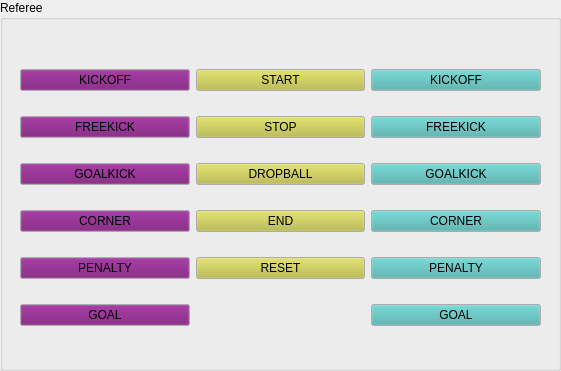
  <widget class="QGroupBox" name="referee">
   <property name="geometry">
    <rect>
     <x>460</x>
     <y>280</y>
     <width>561</width>
     <height>371</height>
    </rect>
   </property>
   <property name="title">
    <string>Referee</string>
   </property>
   <widget class="QWidget" name="layoutWidget">
    <property name="geometry">
     <rect>
      <x>20</x>
      <y>50</y>
      <width>521</width>
      <height>301</height>
     </rect>
    </property>
    <layout class="QGridLayout" name="gridLayout_2">
     <item row="0" column="0">
      <widget class="QPushButton" name="kickoffBtnM">
       <property name="palette">
        <palette>
         <active>
          <colorrole role="Button">
           <brush brushstyle="SolidPattern">
            <color alpha="255">
             <red>120</red>
             <green>18</green>
             <blue>118</blue>
            </color>
           </brush>
          </colorrole>
         </active>
         <inactive>
          <colorrole role="Button">
           <brush brushstyle="SolidPattern">
            <color alpha="255">
             <red>120</red>
             <green>18</green>
             <blue>118</blue>
            </color>
           </brush>
          </colorrole>
         </inactive>
         <disabled>
          <colorrole role="Button">
           <brush brushstyle="SolidPattern">
            <color alpha="255">
             <red>120</red>
             <green>18</green>
             <blue>118</blue>
            </color>
           </brush>
          </colorrole>
         </disabled>
        </palette>
       </property>
       <property name="autoFillBackground">
        <bool>false</bool>
       </property>
       <property name="styleSheet">
        <string notr="true"/>
       </property>
       <property name="text">
        <string>KICKOFF</string>
       </property>
      </widget>
     </item>
     <item row="0" column="1">
      <widget class="QPushButton" name="startBtn">
       <property name="palette">
        <palette>
         <active>
          <colorrole role="Button">
           <brush brushstyle="SolidPattern">
            <color alpha="255">
             <red>190</red>
             <green>190</green>
             <blue>63</blue>
            </color>
           </brush>
          </colorrole>
         </active>
         <inactive>
          <colorrole role="Button">
           <brush brushstyle="SolidPattern">
            <color alpha="255">
             <red>190</red>
             <green>190</green>
             <blue>63</blue>
            </color>
           </brush>
          </colorrole>
         </inactive>
         <disabled>
          <colorrole role="Button">
           <brush brushstyle="SolidPattern">
            <color alpha="255">
             <red>190</red>
             <green>190</green>
             <blue>63</blue>
            </color>
           </brush>
          </colorrole>
         </disabled>
        </palette>
       </property>
       <property name="text">
        <string>START</string>
       </property>
      </widget>
     </item>
     <item row="0" column="2">
      <widget class="QPushButton" name="kickoffBtnC">
       <property name="palette">
        <palette>
         <active>
          <colorrole role="Button">
           <brush brushstyle="SolidPattern">
            <color alpha="255">
             <red>72</red>
             <green>175</green>
             <blue>172</blue>
            </color>
           </brush>
          </colorrole>
         </active>
         <inactive>
          <colorrole role="Button">
           <brush brushstyle="SolidPattern">
            <color alpha="255">
             <red>72</red>
             <green>175</green>
             <blue>172</blue>
            </color>
           </brush>
          </colorrole>
         </inactive>
         <disabled>
          <colorrole role="Button">
           <brush brushstyle="SolidPattern">
            <color alpha="255">
             <red>72</red>
             <green>175</green>
             <blue>172</blue>
            </color>
           </brush>
          </colorrole>
         </disabled>
        </palette>
       </property>
       <property name="text">
        <string>KICKOFF</string>
       </property>
      </widget>
     </item>
     <item row="1" column="0">
      <widget class="QPushButton" name="freekickBtnM">
       <property name="palette">
        <palette>
         <active>
          <colorrole role="Button">
           <brush brushstyle="SolidPattern">
            <color alpha="255">
             <red>120</red>
             <green>18</green>
             <blue>118</blue>
            </color>
           </brush>
          </colorrole>
         </active>
         <inactive>
          <colorrole role="Button">
           <brush brushstyle="SolidPattern">
            <color alpha="255">
             <red>120</red>
             <green>18</green>
             <blue>118</blue>
            </color>
           </brush>
          </colorrole>
         </inactive>
         <disabled>
          <colorrole role="Button">
           <brush brushstyle="SolidPattern">
            <color alpha="255">
             <red>120</red>
             <green>18</green>
             <blue>118</blue>
            </color>
           </brush>
          </colorrole>
         </disabled>
        </palette>
       </property>
       <property name="text">
        <string>FREEKICK</string>
       </property>
      </widget>
     </item>
     <item row="1" column="1">
      <widget class="QPushButton" name="stopBtn">
       <property name="palette">
        <palette>
         <active>
          <colorrole role="Button">
           <brush brushstyle="SolidPattern">
            <color alpha="255">
             <red>190</red>
             <green>190</green>
             <blue>63</blue>
            </color>
           </brush>
          </colorrole>
         </active>
         <inactive>
          <colorrole role="Button">
           <brush brushstyle="SolidPattern">
            <color alpha="255">
             <red>190</red>
             <green>190</green>
             <blue>63</blue>
            </color>
           </brush>
          </colorrole>
         </inactive>
         <disabled>
          <colorrole role="Button">
           <brush brushstyle="SolidPattern">
            <color alpha="255">
             <red>190</red>
             <green>190</green>
             <blue>63</blue>
            </color>
           </brush>
          </colorrole>
         </disabled>
        </palette>
       </property>
       <property name="text">
        <string>STOP</string>
       </property>
      </widget>
     </item>
     <item row="1" column="2">
      <widget class="QPushButton" name="freekickBtnC">
       <property name="palette">
        <palette>
         <active>
          <colorrole role="Button">
           <brush brushstyle="SolidPattern">
            <color alpha="255">
             <red>72</red>
             <green>175</green>
             <blue>172</blue>
            </color>
           </brush>
          </colorrole>
         </active>
         <inactive>
          <colorrole role="Button">
           <brush brushstyle="SolidPattern">
            <color alpha="255">
             <red>72</red>
             <green>175</green>
             <blue>172</blue>
            </color>
           </brush>
          </colorrole>
         </inactive>
         <disabled>
          <colorrole role="Button">
           <brush brushstyle="SolidPattern">
            <color alpha="255">
             <red>72</red>
             <green>175</green>
             <blue>172</blue>
            </color>
           </brush>
          </colorrole>
         </disabled>
        </palette>
       </property>
       <property name="text">
        <string>FREEKICK</string>
       </property>
      </widget>
     </item>
     <item row="2" column="0">
      <widget class="QPushButton" name="goalkickBtnM">
       <property name="palette">
        <palette>
         <active>
          <colorrole role="Button">
           <brush brushstyle="SolidPattern">
            <color alpha="255">
             <red>120</red>
             <green>18</green>
             <blue>118</blue>
            </color>
           </brush>
          </colorrole>
         </active>
         <inactive>
          <colorrole role="Button">
           <brush brushstyle="SolidPattern">
            <color alpha="255">
             <red>120</red>
             <green>18</green>
             <blue>118</blue>
            </color>
           </brush>
          </colorrole>
         </inactive>
         <disabled>
          <colorrole role="Button">
           <brush brushstyle="SolidPattern">
            <color alpha="255">
             <red>120</red>
             <green>18</green>
             <blue>118</blue>
            </color>
           </brush>
          </colorrole>
         </disabled>
        </palette>
       </property>
       <property name="text">
        <string>GOALKICK</string>
       </property>
      </widget>
     </item>
     <item row="2" column="1">
      <widget class="QPushButton" name="dropballBtn">
       <property name="palette">
        <palette>
         <active>
          <colorrole role="Button">
           <brush brushstyle="SolidPattern">
            <color alpha="255">
             <red>190</red>
             <green>190</green>
             <blue>63</blue>
            </color>
           </brush>
          </colorrole>
         </active>
         <inactive>
          <colorrole role="Button">
           <brush brushstyle="SolidPattern">
            <color alpha="255">
             <red>190</red>
             <green>190</green>
             <blue>63</blue>
            </color>
           </brush>
          </colorrole>
         </inactive>
         <disabled>
          <colorrole role="Button">
           <brush brushstyle="SolidPattern">
            <color alpha="255">
             <red>190</red>
             <green>190</green>
             <blue>63</blue>
            </color>
           </brush>
          </colorrole>
         </disabled>
        </palette>
       </property>
       <property name="text">
        <string>DROPBALL</string>
       </property>
      </widget>
     </item>
     <item row="2" column="2">
      <widget class="QPushButton" name="goalkickBtnC">
       <property name="palette">
        <palette>
         <active>
          <colorrole role="Button">
           <brush brushstyle="SolidPattern">
            <color alpha="255">
             <red>72</red>
             <green>175</green>
             <blue>172</blue>
            </color>
           </brush>
          </colorrole>
         </active>
         <inactive>
          <colorrole role="Button">
           <brush brushstyle="SolidPattern">
            <color alpha="255">
             <red>72</red>
             <green>175</green>
             <blue>172</blue>
            </color>
           </brush>
          </colorrole>
         </inactive>
         <disabled>
          <colorrole role="Button">
           <brush brushstyle="SolidPattern">
            <color alpha="255">
             <red>72</red>
             <green>175</green>
             <blue>172</blue>
            </color>
           </brush>
          </colorrole>
         </disabled>
        </palette>
       </property>
       <property name="text">
        <string>GOALKICK</string>
       </property>
      </widget>
     </item>
     <item row="3" column="0">
      <widget class="QPushButton" name="cornerBtnM">
       <property name="palette">
        <palette>
         <active>
          <colorrole role="Button">
           <brush brushstyle="SolidPattern">
            <color alpha="255">
             <red>120</red>
             <green>18</green>
             <blue>118</blue>
            </color>
           </brush>
          </colorrole>
         </active>
         <inactive>
          <colorrole role="Button">
           <brush brushstyle="SolidPattern">
            <color alpha="255">
             <red>120</red>
             <green>18</green>
             <blue>118</blue>
            </color>
           </brush>
          </colorrole>
         </inactive>
         <disabled>
          <colorrole role="Button">
           <brush brushstyle="SolidPattern">
            <color alpha="255">
             <red>120</red>
             <green>18</green>
             <blue>118</blue>
            </color>
           </brush>
          </colorrole>
         </disabled>
        </palette>
       </property>
       <property name="text">
        <string>CORNER</string>
       </property>
      </widget>
     </item>
     <item row="3" column="1">
      <widget class="QPushButton" name="endBtn">
       <property name="palette">
        <palette>
         <active>
          <colorrole role="Button">
           <brush brushstyle="SolidPattern">
            <color alpha="255">
             <red>190</red>
             <green>190</green>
             <blue>63</blue>
            </color>
           </brush>
          </colorrole>
         </active>
         <inactive>
          <colorrole role="Button">
           <brush brushstyle="SolidPattern">
            <color alpha="255">
             <red>190</red>
             <green>190</green>
             <blue>63</blue>
            </color>
           </brush>
          </colorrole>
         </inactive>
         <disabled>
          <colorrole role="Button">
           <brush brushstyle="SolidPattern">
            <color alpha="255">
             <red>190</red>
             <green>190</green>
             <blue>63</blue>
            </color>
           </brush>
          </colorrole>
         </disabled>
        </palette>
       </property>
       <property name="text">
        <string>END</string>
       </property>
      </widget>
     </item>
     <item row="3" column="2">
      <widget class="QPushButton" name="cornerBtnC">
       <property name="palette">
        <palette>
         <active>
          <colorrole role="Button">
           <brush brushstyle="SolidPattern">
            <color alpha="255">
             <red>72</red>
             <green>175</green>
             <blue>172</blue>
            </color>
           </brush>
          </colorrole>
         </active>
         <inactive>
          <colorrole role="Button">
           <brush brushstyle="SolidPattern">
            <color alpha="255">
             <red>72</red>
             <green>175</green>
             <blue>172</blue>
            </color>
           </brush>
          </colorrole>
         </inactive>
         <disabled>
          <colorrole role="Button">
           <brush brushstyle="SolidPattern">
            <color alpha="255">
             <red>72</red>
             <green>175</green>
             <blue>172</blue>
            </color>
           </brush>
          </colorrole>
         </disabled>
        </palette>
       </property>
       <property name="text">
        <string>CORNER</string>
       </property>
      </widget>
     </item>
     <item row="4" column="0">
      <widget class="QPushButton" name="penaltyBtnM">
       <property name="palette">
        <palette>
         <active>
          <colorrole role="Button">
           <brush brushstyle="SolidPattern">
            <color alpha="255">
             <red>120</red>
             <green>18</green>
             <blue>118</blue>
            </color>
           </brush>
          </colorrole>
         </active>
         <inactive>
          <colorrole role="Button">
           <brush brushstyle="SolidPattern">
            <color alpha="255">
             <red>120</red>
             <green>18</green>
             <blue>118</blue>
            </color>
           </brush>
          </colorrole>
         </inactive>
         <disabled>
          <colorrole role="Button">
           <brush brushstyle="SolidPattern">
            <color alpha="255">
             <red>120</red>
             <green>18</green>
             <blue>118</blue>
            </color>
           </brush>
          </colorrole>
         </disabled>
        </palette>
       </property>
       <property name="text">
        <string>PENALTY</string>
       </property>
      </widget>
     </item>
     <item row="4" column="1">
      <widget class="QPushButton" name="resetBtn">
       <property name="palette">
        <palette>
         <active>
          <colorrole role="Button">
           <brush brushstyle="SolidPattern">
            <color alpha="255">
             <red>190</red>
             <green>190</green>
             <blue>63</blue>
            </color>
           </brush>
          </colorrole>
         </active>
         <inactive>
          <colorrole role="Button">
           <brush brushstyle="SolidPattern">
            <color alpha="255">
             <red>190</red>
             <green>190</green>
             <blue>63</blue>
            </color>
           </brush>
          </colorrole>
         </inactive>
         <disabled>
          <colorrole role="Button">
           <brush brushstyle="SolidPattern">
            <color alpha="255">
             <red>190</red>
             <green>190</green>
             <blue>63</blue>
            </color>
           </brush>
          </colorrole>
         </disabled>
        </palette>
       </property>
       <property name="text">
        <string>RESET</string>
       </property>
      </widget>
     </item>
     <item row="4" column="2">
      <widget class="QPushButton" name="penaltyBtnC">
       <property name="palette">
        <palette>
         <active>
          <colorrole role="Button">
           <brush brushstyle="SolidPattern">
            <color alpha="255">
             <red>72</red>
             <green>175</green>
             <blue>172</blue>
            </color>
           </brush>
          </colorrole>
         </active>
         <inactive>
          <colorrole role="Button">
           <brush brushstyle="SolidPattern">
            <color alpha="255">
             <red>72</red>
             <green>175</green>
             <blue>172</blue>
            </color>
           </brush>
          </colorrole>
         </inactive>
         <disabled>
          <colorrole role="Button">
           <brush brushstyle="SolidPattern">
            <color alpha="255">
             <red>72</red>
             <green>175</green>
             <blue>172</blue>
            </color>
           </brush>
          </colorrole>
         </disabled>
        </palette>
       </property>
       <property name="text">
        <string>PENALTY</string>
       </property>
      </widget>
     </item>
     <item row="5" column="0">
      <widget class="QPushButton" name="goalBtnM">
       <property name="palette">
        <palette>
         <active>
          <colorrole role="Button">
           <brush brushstyle="SolidPattern">
            <color alpha="255">
             <red>120</red>
             <green>18</green>
             <blue>118</blue>
            </color>
           </brush>
          </colorrole>
         </active>
         <inactive>
          <colorrole role="Button">
           <brush brushstyle="SolidPattern">
            <color alpha="255">
             <red>120</red>
             <green>18</green>
             <blue>118</blue>
            </color>
           </brush>
          </colorrole>
         </inactive>
         <disabled>
          <colorrole role="Button">
           <brush brushstyle="SolidPattern">
            <color alpha="255">
             <red>120</red>
             <green>18</green>
             <blue>118</blue>
            </color>
           </brush>
          </colorrole>
         </disabled>
        </palette>
       </property>
       <property name="text">
        <string>GOAL</string>
       </property>
      </widget>
     </item>
     <item row="5" column="2">
      <widget class="QPushButton" name="goalBtnC">
       <property name="palette">
        <palette>
         <active>
          <colorrole role="Button">
           <brush brushstyle="SolidPattern">
            <color alpha="255">
             <red>72</red>
             <green>175</green>
             <blue>172</blue>
            </color>
           </brush>
          </colorrole>
         </active>
         <inactive>
          <colorrole role="Button">
           <brush brushstyle="SolidPattern">
            <color alpha="255">
             <red>72</red>
             <green>175</green>
             <blue>172</blue>
            </color>
           </brush>
          </colorrole>
         </inactive>
         <disabled>
          <colorrole role="Button">
           <brush brushstyle="SolidPattern">
            <color alpha="255">
             <red>72</red>
             <green>175</green>
             <blue>172</blue>
            </color>
           </brush>
          </colorrole>
         </disabled>
        </palette>
       </property>
       <property name="text">
        <string>GOAL</string>
       </property>
      </widget>
     </item>
    </layout>
   </widget>
  </widget>
